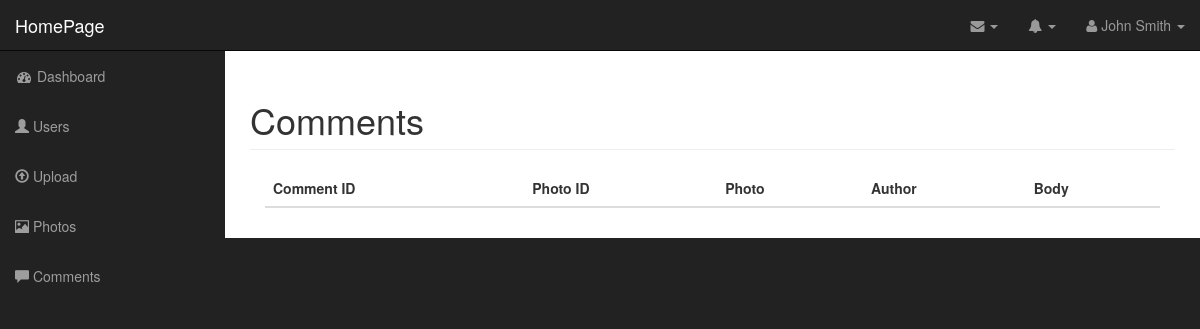
The page /admin/comments.php (signed in) on the database as committed earlier.
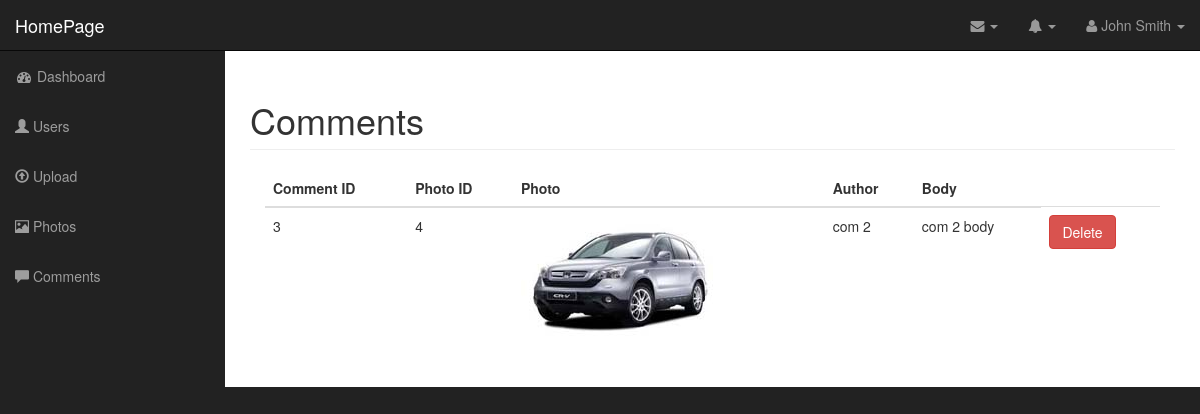
The same page on the database as committed later.
### tables this page shows
CREATE TABLE `comments` (
  `id` int(11) NOT NULL,
  `photo_id` int(11) NOT NULL,
  `author` varchar(255) NOT NULL,
  `body` text NOT NULL
);

CREATE TABLE `photos` (
  `id` int(11) NOT NULL,
  `photo_title` varchar(255) NOT NULL,
  `photo_caption` varchar(255) NOT NULL,
  `photo_description` text NOT NULL,
  `photo_filename` varchar(255) NOT NULL,
  `photo_alternate_text` varchar(255) NOT NULL,
  `photo_type` varchar(255) NOT NULL,
  `photo_size` int(11) NOT NULL,
  `user_id` int(255) NOT NULL
);

### admin/includes/database.php (called while the page is built, shortened)
<?php
class Database {
    public $connection;
    public function open_db_connection(){
        $this->connection = new mysqli(DB_HOST, DB_USER, DB_PASSWORD, DB_NAME);
    }
    public function query($sql){
        $result = $this->connection->query($sql);
        return $result;
    }
}
$database = new Database;
?>

### admin/includes/db_object.php (called while the page is built, shortened)
<?php
class Db_object {
    public static function find_all(){
        return static::find_by_query("SELECT * FROM " . static::$db_table . " ");
    }
    public static function find_by_id($id){
        $the_result_array = static::find_by_query("SELECT * FROM " . static::$db_table . " WHERE id = $id");
        return !empty($the_result_array) ? array_shift($the_result_array) : false;
    }
    public static function find_by_query($sql){
        global $database;
        $result_set = $database->query($sql);
        $the_object_array = array();
        while($row = mysqli_fetch_array($result_set)){
            $the_object_array[] = static::instantiation($row);
        }
        return $the_object_array;
    }
    private function has_the_attribute($the_attribute){
        $object_properties = get_object_vars($this);
        return array_key_exists($the_attribute, $object_properties);
    }
    public static function instantiation($the_record){
        $the_object = new $calling_class;
        foreach($the_record as $the_attribute => $value){
                $the_object->$the_attribute = $value;
        }
        return $the_object;
    }
}
?>

### admin/includes/photo.php (called while the page is built, shortened)
<?php
class Photo extends Db_object {
    public $photo_filename;
    public $upload_directory = "images";
    function picture_path(){
        return $this->upload_directory.DS.$this->photo_filename;
    }
}
?>

### admin/comments.php (the view, shortened to what this page needs)
<?php
include("includes/header.php");
$comments = Comment::find_all();
?>
        <nav class="navbar navbar-inverse navbar-fixed-top" role="navigation">
            <?php
            include("includes/top_nav.php");
            include("includes/side_nav.php");
            ?>
        </nav>
        <div id="page-wrapper">
            <div class="container-fluid">
                <div class="row">
                    <div class="col-lg-12">
                        <h1 class="page-header">
                            Comments
                        </h1>
                        <div class="col-md-12">
                            <table class="table table-hover">
                                <thead>
                                    <tr>
                                        <th>Comment ID</th>
                                        <th>Photo ID</th>
                                        <th>Photo</th>
                                        <th>Author</th>
                                        <th>Body</th>
                                    </tr>
                                </thead>
                                <tbody>
                                    <?php foreach ($comments as $comment) : ?>
                                        <tr>
                                            <td>
                                                <?php echo $comment->id; ?>
                                            </td>
                                            <td>
                                                <?php echo $comment->photo_id; ?>
                                            </td>
                                            <td>
                                                <?php
                                                    $photo = Photo::find_by_id($comment->photo_id);
                                                ?>
                                                <img class="admin-photo-thumbnail" src="<?php echo $photo->picture_path(); ?>">
                                            </td>
                                            <td>
                                                <?php echo $comment->author; ?>
                                            </td>
                                            <td>
                                                <?php echo $comment->body; ?>
                                            </td>
                                            <td>
                                                <a class="btn btn-danger delete-link" href="delete_comment.php?id=<?php echo $comment->id; ?>">Delete</a>
                                            </td>
                                        </tr>
                                    <?php endforeach;?>
                                </tbody>
                            </table>
                        </div>
                    </div>
                </div>
            </div>
        </div>
  <?php include("includes/footer.php"); ?>

Rows that differ between the two databases and show on the page:
added comments: id "3", photo "4", photo.photo_filename (picture), author "com 2", body "com 2 body"
